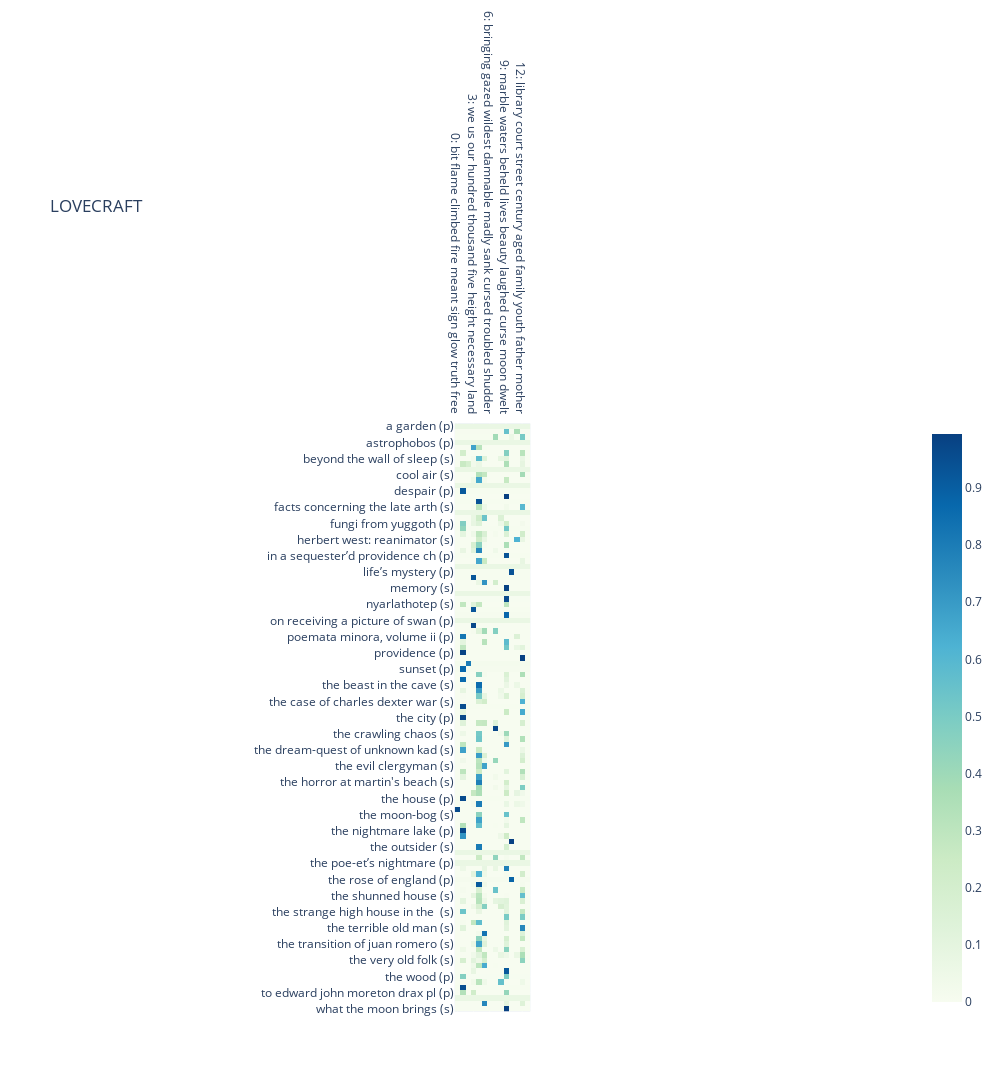

This figure's notebook cell:
### Code cell
fig = px.imshow(temp_img, color_continuous_scale='GnBu', title="LOVECRAFT", height=3000, width=1000)
fig.update_layout(xaxis={'side': 'top', 'title_text':None}, yaxis={'title_text':None},)

### Figure 1 — Plotly figure (JSON) as saved in the notebook; plotly's stock layout.template omitted (floating-point values rounded to 4 significant figures; data arrays with more than 128 entries replaced by an {"elided": "..."} marker saying what was removed)
{"data": [{"coloraxis": "coloraxis", "hovertemplate": "label: %{x}<br>title: %{y}<br>color: %{z}<extra></extra>", "name": "0", "type": "heatmap", "x": ["0: bit flame climbed fire meant sign glow truth free", "1: gods clouds grey wood carven twilight climb wise temple", "2: regions village sky played abyss commenced somewhere walked sought", "3: we us our hundred thousand five height necessary land", "4: race position slightly dreaded abysses events experience fury future", "5: she you ) your ( her picture get different", "6: bringing gazed wildest damnable madly sank cursed troubled shudder", "7: ' o n't got road guess boy shut water", "8: key waves ultimate shapes gate worlds book cosmic reality", "9: marble waters beheld lives beauty laughed curse moon dwelt", "10: stream sun spread worlds ways fears seat s shadows", "11: west bodies unnatural fresh grave ghastly killed disappeared natural", "12: library court street century aged family youth father mother", "13: bringing gazed wildest damnable madly sank cursed troubled shudder"], "xaxis": "x", "y": ["a garden (p)", "an american to mother england (p)", "arcadia (p)", "astrophobos (p)", "at the mountains of madness (s)", "azathoth (s)", "beyond the wall of sleep (s)", "celephais (s)", "christmas (p)", "cool air (s)", "dagon (s)", "dead passion's flame (p)", "despair (p)", "ex oblivione (s)", "fact and fancy (p)", "facts concerning the late arth (s)", "festival (p)", "from beyond (s)", "fungi from yuggoth (p)", "hallowe'en in a suburb (p)", "he (s)", "herbert west: reanimator (s)", "hypnos (s)", "imprisoned with the pharaohs (s)", "in a sequester’d providence ch (p)", "in the vault (s)", "laeta; a lament (p)", "life’s mystery (p)", "lines on gen. robert edward le (p)", "medusa's coil (s)", "memory (s)", "nathicana (p)", "nemesis (p)", "nyarlathotep (s)", "ode for july fourth, 1917 (p)", "on reading lord dunsany’s book (p)", "on receiving a picture of swan (p)", "pacifist war song—1917 (p)", "pickman's model (s)", "poemata minora, volume ii (p)", "poetry and the gods (s)", "polaris (s)", "providence (p)", "psychopompos (p)", "revelation (p)", "sunset (p)", "the alchemist (s)", "the ancient track (p)", "the beast in the cave (s)", "the book (s)", "the call of cthulhu (s)", "the case of charles dexter war (s)", "the cats (p)", "the cats of ulthar (s)", "the city (p)", "the colour out of space (s)", "the conscript (p)", "the crawling chaos (s)", "the descendant (s)", "the doom that came to sarnath (s)", "the dream-quest of unknown kad (s)", "the dreams in the witch house (s)", "the dunwich horror (s)", "the evil clergyman (s)", "the festival (s)", "the haunter of the dark (s)", "the horror at martin's beach (s)", "the horror at red hook (s)", "the hound (s)", "the house (p)", "the lurking fear (s)", "the messenger (p)", "the moon-bog (s)", "the music of erich zann (s)", "the nameless city (s)", "the nightmare lake (p)", "the other gods (s)", "the outpost (p)", "the outsider (s)", "the peace advocate (p)", "the picture in the house (s)", "the poe-et’s nightmare (p)", "the quest of iranon (s)", "the rats in the walls (s)", "the rose of england (p)", "the shadow out of time (s)", "the shadow over innsmouth (s)", "the shunned house (s)", "the silver key (s)", "the statement of randolph cart (s)", "the strange high house in the  (s)", "the street (s)", "the temple (s)", "the terrible old man (s)", "the thing on the doorstep (s)", "the tomb (s)", "the transition of juan romero (s)", "the tree (s)", "the unnamable (s)", "the very old folk (s)", "the whisperer in darkness (s)", "the white ship (s)", "the wood (p)", "through the gates of the silve (s)", "to clark ashton smith, esq., u (p)", "to edward john moreton drax pl (p)", "unda; or, the bride of the sea (p)", "waste paper a poem of profound (p)", "what the moon brings (s)"], "yaxis": "y", "z": {"elided": "109x14 float values"}}], "layout": {"coloraxis": {"colorscale": [[0, "rgb(247,252,240)"], [0.125, "rgb(224,243,219)"], [0.25, "rgb(204,235,197)"], [0.375, "rgb(168,221,181)"], [0.5, "rgb(123,204,196)"], [0.625, "rgb(78,179,211)"], [0.75, "rgb(43,140,190)"], [0.875, "rgb(8,104,172)"], [1, "rgb(8,64,129)"]]}, "height": 3000, "title": {"text": "LOVECRAFT"}, "width": 1000, "xaxis": {"anchor": "y", "autorange": true, "constrain": "domain", "domain": [0.3095, 0.6905], "range": [-0.5, 13.5], "scaleanchor": "y", "side": "top", "title": {}, "type": "category"}, "yaxis": {"anchor": "x", "autorange": true, "constrain": "domain", "domain": [0, 1], "range": [108.5, -0.5], "title": {}, "type": "category"}}}
